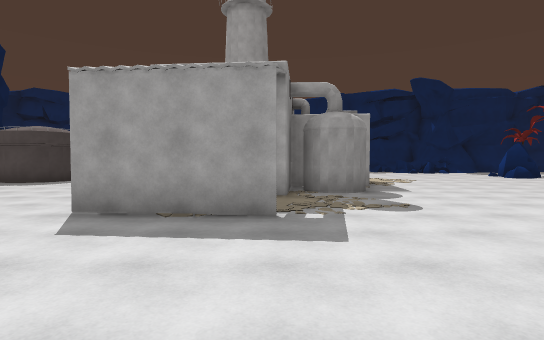
View 1 (above)

24 first-person views from a walk through a scene from a Unity 3-D project. The camera is 1.5 m above the floor, tilts 2° down and sees 80° across. The floor is counted in squares, 2 m on a side. Each view is taken from the middle of a square. On the plan, view 1 faces up. The plan holds only what a view shows up to about 11 squares ahead; the rest is blank. The place goes on beyond the plan. Some animated figures are left out.

View 2
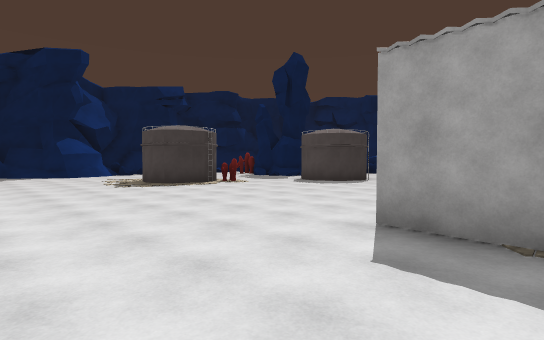

View 3
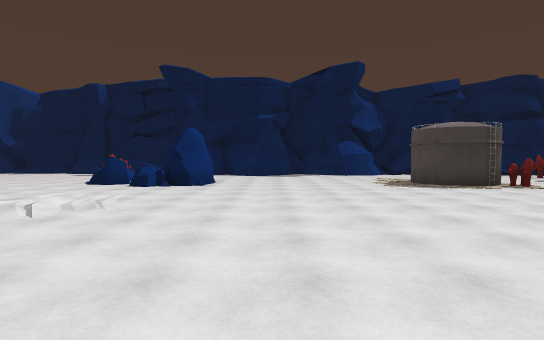

View 4
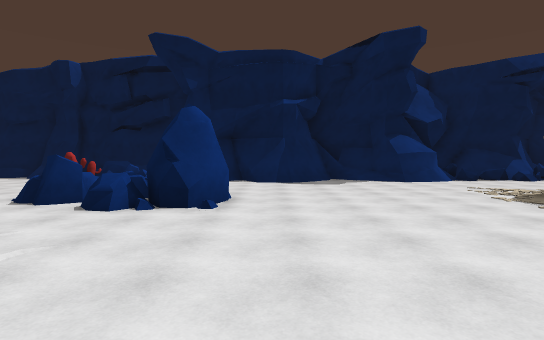

View 5
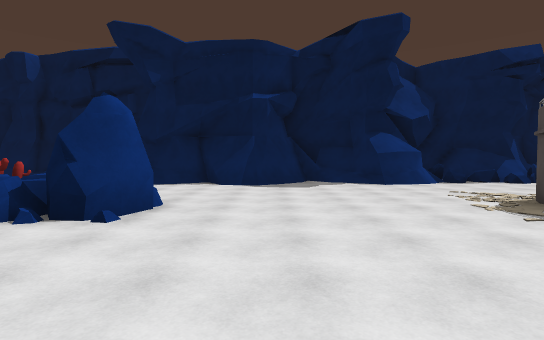

View 6
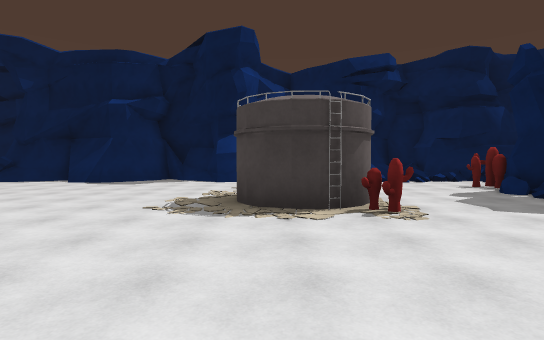

View 7
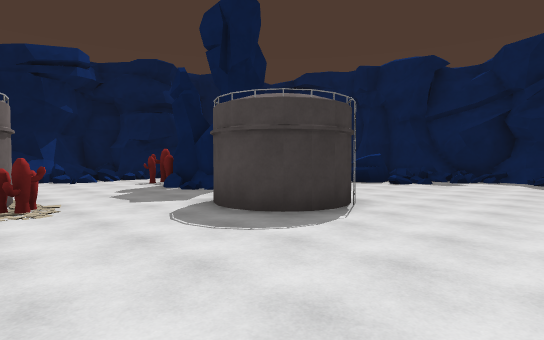

View 8
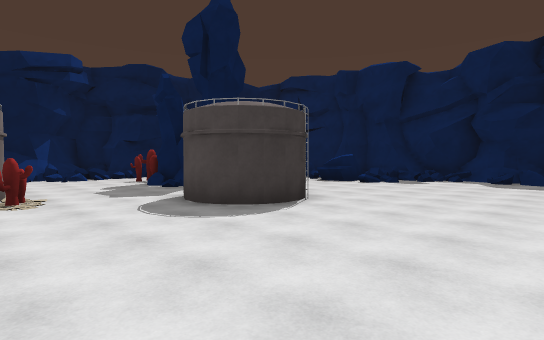

View 9
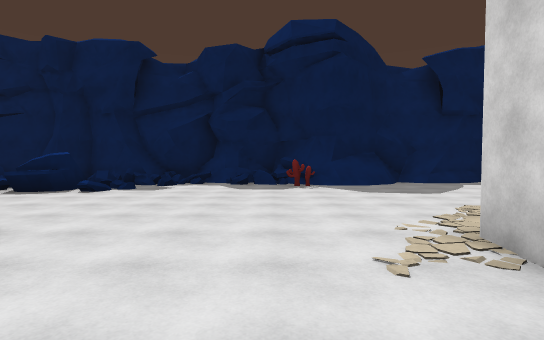

View 10
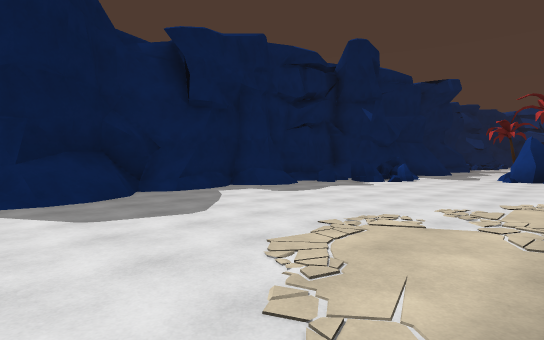

View 11
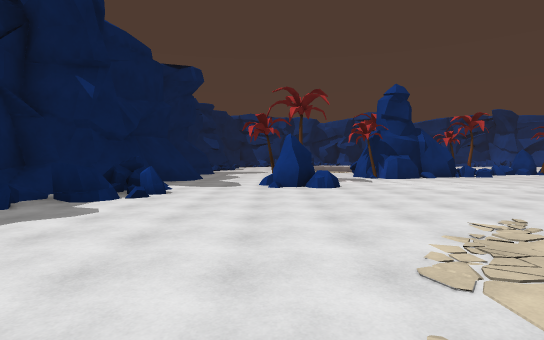

View 12
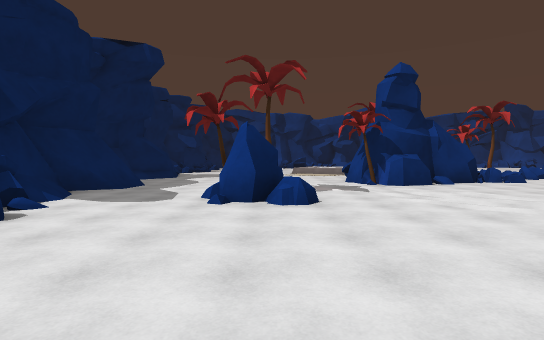

View 13
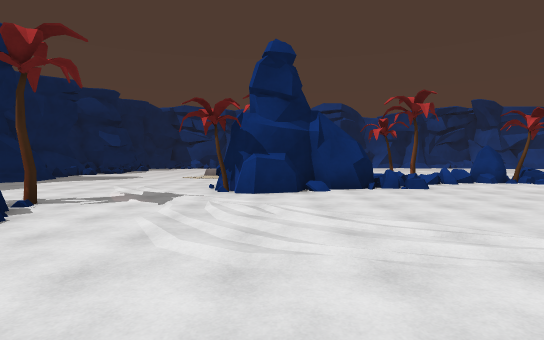

View 14
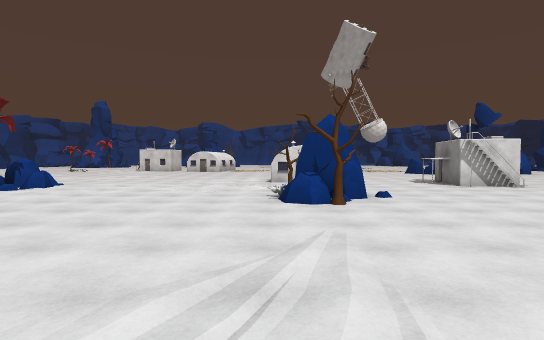

View 15
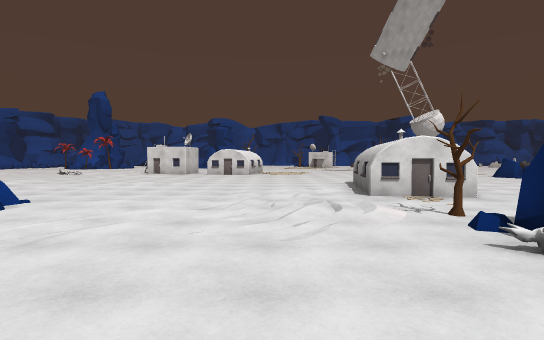

View 16
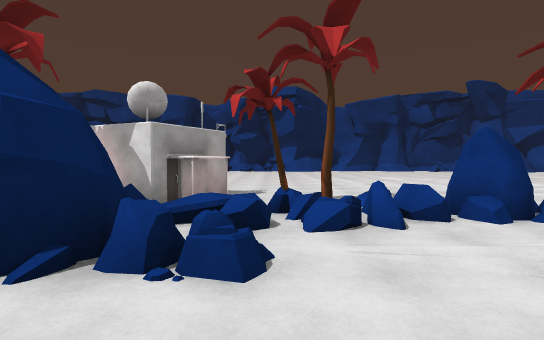

View 17
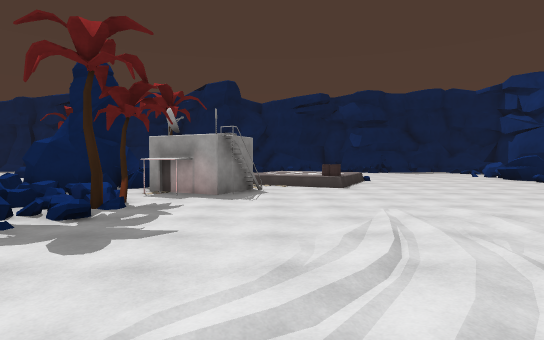

View 18
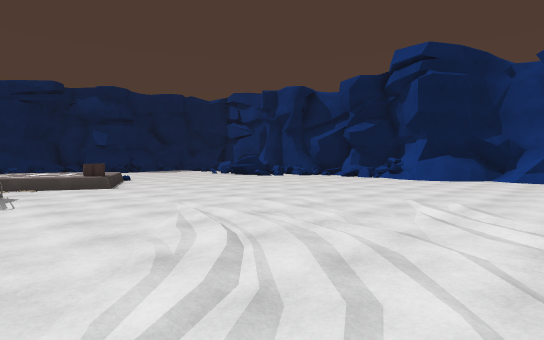

View 19
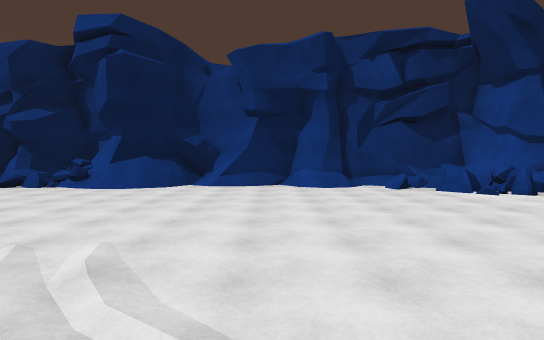

View 20
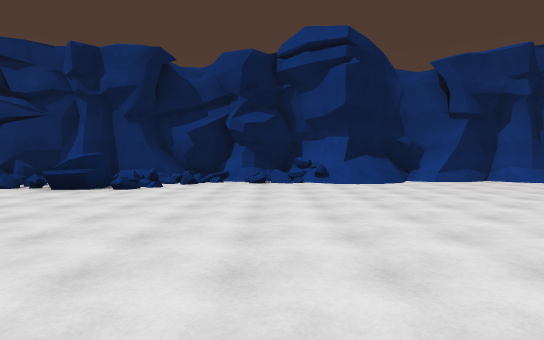

View 21
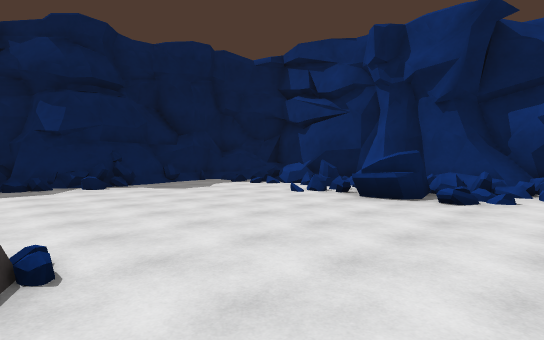

View 22
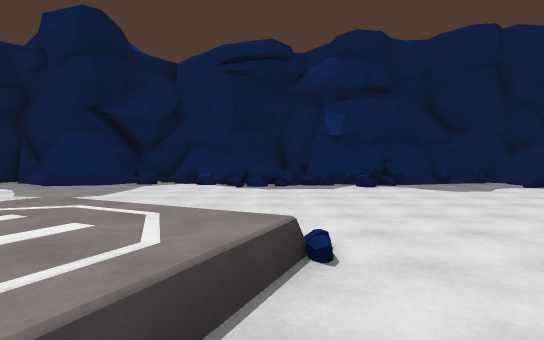

View 23
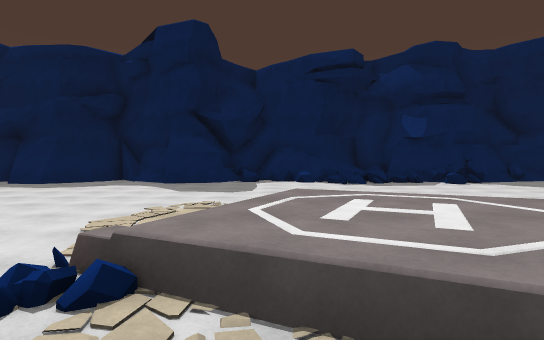

View 24
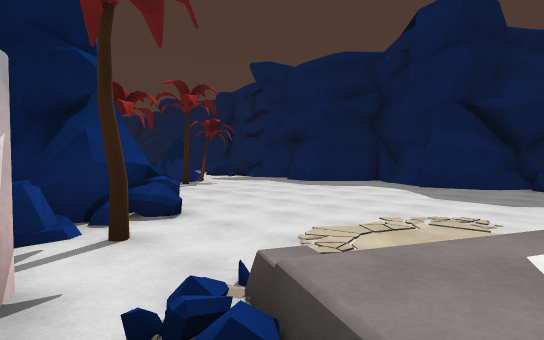

### Floor plan
Key: @ floor where view 1 was taken; # wall or solid block; x gap in a wall; . main floor; : floor 0.5 m higher than the main floor; + floor 0.75 m higher than the main floor; / step, stairs or slope; = window, fence, low wall or low ledge; ^ raised ledge; C cactus; R rock; T tree; B building.
Columns run from 16 left of view 1 to 33 right of it. Each row starts with its distance up from view 1.
 20    ##################   #^              #
 19    ######=#===#//##.#////^    ###########   ####
 18     ^  ==#...C//......=^#######//##====+#########
 17       /#...............=#=/.##/..##..////=#...#
 16       /=......................................=
 15        ....................................... =#
 14 #      ...................RT...................=#
 13 #       ..................RT.................=#=#
 12 #.C###   #....#   ..................=/.......=###
 11 #..C##.###....#     ................=/=......=#=#
 10 =.............      .........T###...::#=.....#==#
  9 =.............   ##..........####T.:: =.......#=#
  8 ......C.......  ###...........###BB .=#........=##
  7 =... ##.......  #.x...........####BB............/#
  6 #...###.......  ..............R##BBB...........=##
  5 #....##.......  ................=T.............==#
  4 #.............###...............=T............./##
  3 ........................T.......#=............./#
  2 .......................RR.......RR............./##
  1 #.......................T......RT ............../#
  0 #.............. @..B............R ..............##
 -1 #....#R.......     BB...B........  .../.........#
 -2 /..  #R......      B ..BBB........  ............#
 -3 #.  RRR..//.         .. B.........    ..........#
 -4 #==CRR....          ..  B....../...      .......#
 -5 ^x C.....          ..   B...........      ....==#
 -6 =  .....           ..    ...........        .#^ #

Positions as (right, up) in squares from view 1, and headings:
1: (0, 0), facing up
2: (-1, 1), facing up-left
3: (-1, 1), facing left
4: (-5, 0), facing left
5: (-6, 1), facing left
6: (-5, 6), facing left
7: (-4, 7), facing up-left
8: (-3, 7), facing up-left
9: (-4, 9), facing up
10: (-3, 12), facing up-right
11: (1, 14), facing right
12: (4, 13), facing right
13: (6, 9), facing right
14: (9, 9), facing down
15: (11, 5), facing down
16: (12, 5), facing right
17: (20, -1), facing up
18: (19, -1), facing up-right
19: (22, -1), facing right
20: (21, 6), facing right
21: (23, 8), facing up-right
22: (23, 8), facing up
23: (20, 7), facing up
24: (20, 8), facing up-left
